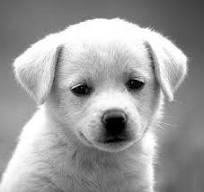
#> input picture LAB/images/dog.jpeg, 204 x 192 px, found by its file name
$ jupyter execute week_6.ipynb
#> lines starting #> are read from the running program, lines starting #| are printed output that depends on the picture; after the words box and inside, x2 and y2 are one past the last pixel; in counts of white or black regions, pixels touching at a corner belong together
Color Image Processing

[cell 1]
import numpy as np
import cv2 as cv
from matplotlib import pyplot as plt

[cell 2]
img = cv.imread("images/dog.jpeg",0)
#> img is the input picture: shape (192, 204); min 0, max 255, mean 156.9
grayscale = cv.cvtColor(img, cv.COLOR_GRAY2RGB)
rgbImage = cv.cvtColor(grayscale, cv.COLOR_RGB2HSV)
#> rgbImage: shape (192, 204, 3); mean H, S, V 0, 0, 156.9
hsvImage = cv.cvtColor(rgbImage, cv.COLOR_RGB2HSV)
#> hsvImage: shape (192, 204, 3); mean H, S, V 119.6, 254.2, 156.9


#Showing shapes of image
print(img.shape)
#| (192, 204)
print(grayscale.shape)
#| (192, 204, 3)
print(rgbImage.shape)
#| (192, 204, 3)
print(hsvImage.shape)
#| (192, 204, 3)


original="Original Img"
titles = ['Grayscaled', 'RGB Image', 'HSV Image']

# Concatenating images to display them together
compare = np.concatenate((grayscale, rgbImage, hsvImage), axis=1)

# adding titles to images
for i, title in enumerate(titles):
    cv.putText(compare, title, (i * 204 + 10, 30), cv.FONT_HERSHEY_SIMPLEX, 1, (255, 255, 255), 2, cv.LINE_AA)
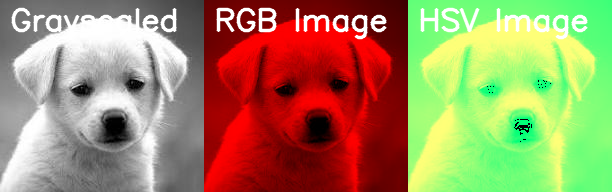
#> compare: shape (192, 612, 3); mean B, G, R 98.4, 141.7, 161

cv.putText(img, original, (10, 30), cv.FONT_HERSHEY_SIMPLEX, 1, (255, 255, 255), 2, cv.LINE_AA)
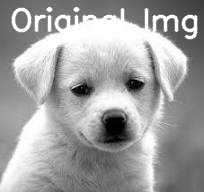
#> img: shape (192, 204); 4.9% of pixels changed, all inside (x1, y1, x2, y2) = (11, 7, 198, 40)


# Showing the images

cv.imshow("Original image",img)
cv.imshow("Comparison with Color Image Processing", compare)

cv.waitKey(0)
cv.destroyAllWindows()

Changing CMYK Properties of An Image

[cell 3]
# importing required libraries
import cv2 as cv
from PIL import Image

def change_cmyk(image_path, c, m, y, k):

    # Loading image
#> called with image_path = 'images/parrot.jpeg', c = 0, m = 0, y = 0, k = 0
    imageCMYK = Image.open(image_path)
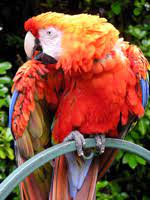
#> input picture LAB/images/parrot.jpeg, 150 x 200 px, found by its file name
#> imageCMYK is the input picture: PIL image 150x200 RGB; mean R, G, B 131.4, 79.8, 58.3

    # Converting image to RGB format
    rgb_image = imageCMYK.convert('RGB')

    # Getting RGB pixel data
    rgb_data = list(rgb_image.getdata())
#> rgb_data = 30000 items

    # Calculating CMYK
    cmyk_data = [(255 - pixel[0], 255 - pixel[1], 255 - pixel[2], 0) for pixel in rgb_data]
#> cmyk_data = 30000 items
    cmyk_data = [(pixel[0] + c, pixel[1] + m, pixel[2] + y, pixel[3] + k) for pixel in cmyk_data]

    # Creating a new RGB image using the new CMYK data
    new_rgb_data = [(255 - pixel[0], 255 - pixel[1], 255 - pixel[2]) for pixel in cmyk_data]
#> new_rgb_data = 30000 items
    new_rgb_image = Image.new('RGB', rgb_image.size)
#> new_rgb_image: PIL image 150x200 RGB; every value is 0
    new_rgb_image.putdata(new_rgb_data)

    # Converting the PIL Image to a NumPy array
    new_rgb_array = np.array(new_rgb_image)

    # Displaying
    height, width = 20, 145
    font = cv.FONT_HERSHEY_SIMPLEX
#> font = 0
    font_scale = 0.4
    font_thickness = 1
    text_size = cv.getTextSize(f"C:{c}M:{m}Y:{y}K:{k}", font, font_scale, font_thickness)[0]
#> text_size = (83, 9)
    text_position = ((width - text_size[0]) // 2, (height + text_size[1]) // 2)
#> text_position = (31, 14)
    cv.putText(new_rgb_array, f"C:{c}M:{m}Y:{y}K:{k}", text_position, font, font_scale, (255, 255, 255), font_thickness, cv.LINE_AA)
#> new_rgb_array: shape (200, 150, 3); 2.02% of pixels changed, all inside (x1, y1, x2, y2) = (31, 4, 113, 16)
    original_rgb_image = cv.imread(image_path)

    compare =np.concatenate((original_rgb_image,new_rgb_array),axis=1)
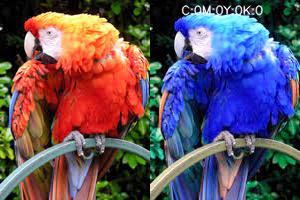
#> compare: shape (200, 300, 3); mean B, G, R 95.7, 80.7, 95.8
    cv.imshow("CMYK", compare)
    cv.waitKey(0)
    cv.destroyAllWindows()

change_cmyk("images/parrot.jpeg", 0, 0, 0, 0)
change_cmyk("images/parrot.jpeg", 255, 255,255, 255)
#> call 2 of change_cmyk, with image_path = 'images/parrot.jpeg', c = 255, m = 255, y = 255, k = 255
#> in change_cmyk (call 2), `text_size = cv.getTextSize(f"C:{c}M:{m}Y:{y}K:{k}", font, font_scale, ..`: text_size = (147, 9)
#> in change_cmyk (call 2), `text_position = ((width - text_size[0]) // 2, (height + text_size[1]) ..`: text_position = (-1, 14)
#> in change_cmyk (call 2), `cv.putText(new_rgb_array, f"C:{c}M:{m}Y:{y}K:{k}", text_position, font..`:
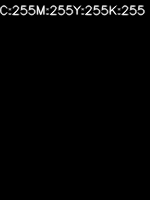
#> new_rgb_array: shape (200, 150, 3); min 0, max 255, mean 4
change_cmyk("images/parrot.jpeg", 100, 150, 50, 200)
#> call 3 of change_cmyk, with image_path = 'images/parrot.jpeg', c = 100, m = 150, y = 50, k = 200
#> in change_cmyk (call 3), `new_rgb_image.putdata(new_rgb_data)`:
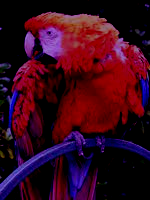
#> new_rgb_image: PIL image 150x200 RGB; mean R, G, B 55.8, 7.5, 27.3
#> in change_cmyk (call 3), `text_size = cv.getTextSize(f"C:{c}M:{m}Y:{y}K:{k}", font, font_scale, ..`: text_size = (139, 9)
#> in change_cmyk (call 3), `text_position = ((width - text_size[0]) // 2, (height + text_size[1]) ..`: text_position = (3, 14)
#> in change_cmyk (call 3), `cv.putText(new_rgb_array, f"C:{c}M:{m}Y:{y}K:{k}", text_position, font..`: new_rgb_array: shape (200, 150, 3); 3.39% of pixels changed, all inside (x1, y1, x2, y2) = (3, 4, 141, 16)
change_cmyk("images/parrot.jpeg", 200, 20, 10, 0)
#> call 4 of change_cmyk, with image_path = 'images/parrot.jpeg', c = 200, m = 20, y = 10, k = 0
#> in change_cmyk (call 4), `new_rgb_image.putdata(new_rgb_data)`:
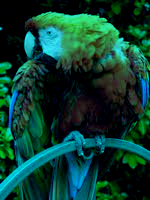
#> new_rgb_image: PIL image 150x200 RGB; mean R, G, B 11.1, 62.2, 49.8
#> in change_cmyk (call 4), `text_size = cv.getTextSize(f"C:{c}M:{m}Y:{y}K:{k}", font, font_scale, ..`: text_size = (115, 9)
#> in change_cmyk (call 4), `text_position = ((width - text_size[0]) // 2, (height + text_size[1]) ..`: text_position = (15, 14)
#> in change_cmyk (call 4), `cv.putText(new_rgb_array, f"C:{c}M:{m}Y:{y}K:{k}", text_position, font..`: new_rgb_array: shape (200, 150, 3); 2.83% of pixels changed, all inside (x1, y1, x2, y2) = (15, 4, 129, 16)
change_cmyk("images/parrot.jpeg", 20, 200, 10, 0)
#> in change_cmyk (call 5), `cv.putText(new_rgb_array, f"C:{c}M:{m}Y:{y}K:{k}", text_position, font..`:
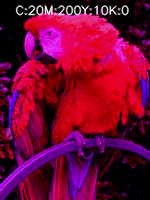
#> new_rgb_array: shape (200, 150, 3); mean R, G, B 115.9, 4.7, 52.6
change_cmyk("images/parrot.jpeg", 10, 20, 200, 0)
#> in change_cmyk (call 6), `cv.putText(new_rgb_array, f"C:{c}M:{m}Y:{y}K:{k}", text_position, font..`:
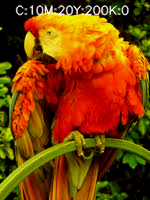
#> new_rgb_array: shape (200, 150, 3); mean R, G, B 124.5, 64.8, 4.1
change_cmyk("images/parrot.jpeg", 0, 10, 20, 200)
#> in change_cmyk (call 7), `cv.putText(new_rgb_array, f"C:{c}M:{m}Y:{y}K:{k}", text_position, font..`:
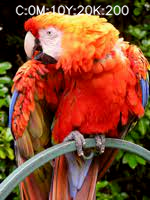
#> new_rgb_array: shape (200, 150, 3); mean R, G, B 133.9, 73.2, 45.5
